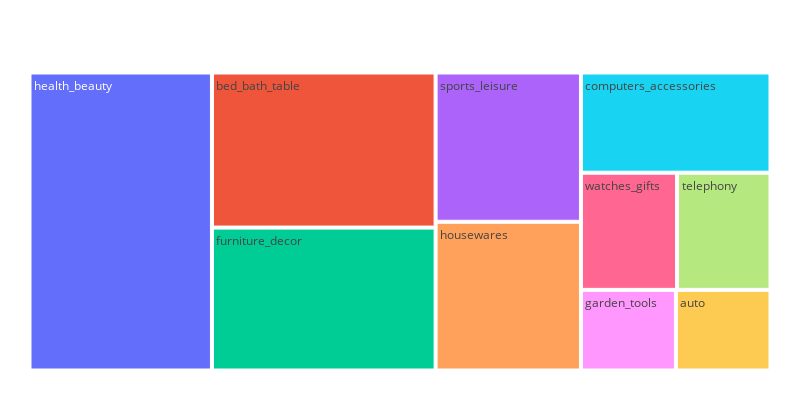

Notebook cell for this chart:
### Code cell
plot_top_10_revenue_categories(top_10_revenue_categories)

### Figure 1 — Plotly figure (JSON) as saved in the notebook; plotly's stock layout.template omitted (floating-point values rounded to 4 significant figures)
{"data": [{"branchvalues": "total", "domain": {"x": [0, 1], "y": [0, 1]}, "hovertemplate": "labels=%{label}<br>Num_order=%{value}<br>parent=%{parent}<br>id=%{id}<extra></extra>", "ids": ["bed_bath_table", "health_beauty", "sports_leisure", "furniture_decor", "computers_accessories", "housewares", "watches_gifts", "telephony", "garden_tools", "auto"], "labels": ["bed_bath_table", "health_beauty", "sports_leisure", "furniture_decor", "computers_accessories", "housewares", "watches_gifts", "telephony", "garden_tools", "auto"], "name": "", "parents": ["", "", "", "", "", "", "", "", "", ""], "type": "treemap", "values": [6876.0, 10780.0, 4301.0, 6336.0, 3765.0, 4285.0, 2233.0, 2170.0, 1518.0, 1512.0]}], "layout": {"height": 400, "legend": {"tracegroupgap": 0}, "margin": {"b": 25, "l": 25, "r": 25, "t": 50}, "width": 800}}
